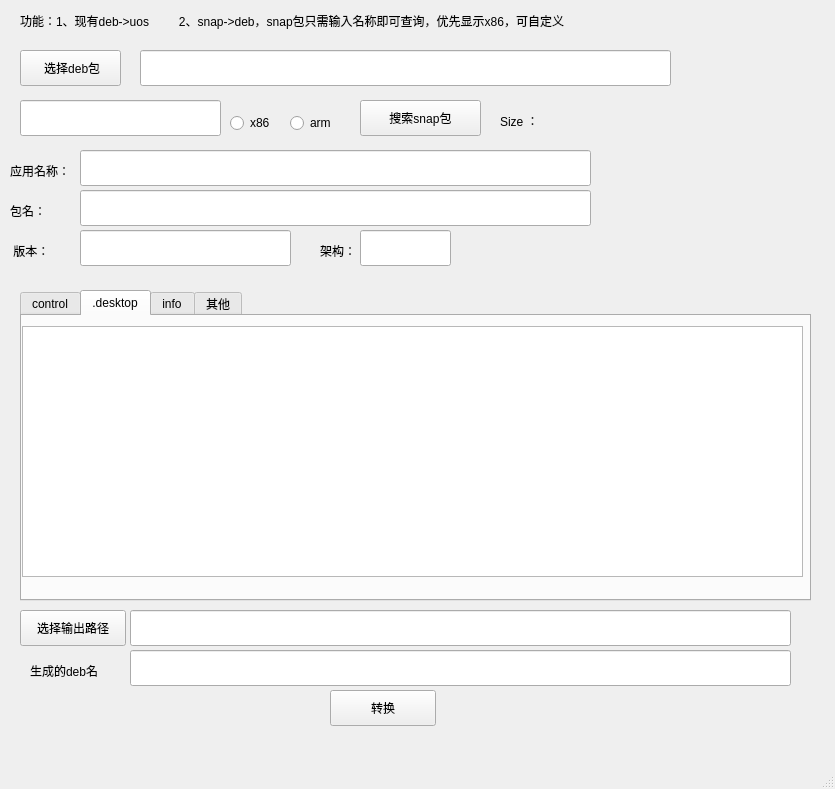
<?xml version="1.0" encoding="UTF-8"?>
<ui version="4.0">
 <class>MainWindow</class>
 <widget class="QMainWindow" name="MainWindow">
  <property name="geometry">
   <rect>
    <x>0</x>
    <y>0</y>
    <width>835</width>
    <height>789</height>
   </rect>
  </property>
  <property name="windowTitle">
   <string>App Creator</string>
  </property>
  <widget class="QWidget" name="centralWidget">
   <widget class="QTabWidget" name="tabWidget">
    <property name="geometry">
     <rect>
      <x>20</x>
      <y>290</y>
      <width>791</width>
      <height>311</height>
     </rect>
    </property>
    <property name="currentIndex">
     <number>1</number>
    </property>
    <widget class="QWidget" name="tab_control">
     <attribute name="title">
      <string>control</string>
     </attribute>
     <widget class="QTextEdit" name="textEdit_control">
      <property name="geometry">
       <rect>
        <x>0</x>
        <y>10</y>
        <width>771</width>
        <height>281</height>
       </rect>
      </property>
     </widget>
    </widget>
    <widget class="QWidget" name="tab_desktop">
     <attribute name="title">
      <string>.desktop</string>
     </attribute>
     <widget class="QTextEdit" name="textEdit_desktop">
      <property name="geometry">
       <rect>
        <x>0</x>
        <y>10</y>
        <width>781</width>
        <height>251</height>
       </rect>
      </property>
     </widget>
    </widget>
    <widget class="QWidget" name="tab_info">
     <attribute name="title">
      <string>info</string>
     </attribute>
     <widget class="QTextEdit" name="textEdit_info">
      <property name="geometry">
       <rect>
        <x>10</x>
        <y>10</y>
        <width>761</width>
        <height>261</height>
       </rect>
      </property>
     </widget>
    </widget>
    <widget class="QWidget" name="tab">
     <attribute name="title">
      <string>其他</string>
     </attribute>
     <widget class="QLabel" name="label_developer">
      <property name="enabled">
       <bool>true</bool>
      </property>
      <property name="geometry">
       <rect>
        <x>20</x>
        <y>160</y>
        <width>401</width>
        <height>22</height>
       </rect>
      </property>
      <property name="text">
       <string/>
      </property>
      <property name="textInteractionFlags">
       <set>Qt::LinksAccessibleByMouse|Qt::TextSelectableByMouse</set>
      </property>
     </widget>
     <widget class="QLabel" name="label_snapdownurl">
      <property name="enabled">
       <bool>true</bool>
      </property>
      <property name="geometry">
       <rect>
        <x>10</x>
        <y>60</y>
        <width>751</width>
        <height>71</height>
       </rect>
      </property>
      <property name="text">
       <string/>
      </property>
      <property name="textInteractionFlags">
       <set>Qt::LinksAccessibleByMouse|Qt::TextSelectableByMouse</set>
      </property>
     </widget>
     <widget class="QLabel" name="label_snappkg">
      <property name="enabled">
       <bool>true</bool>
      </property>
      <property name="geometry">
       <rect>
        <x>20</x>
        <y>10</y>
        <width>401</width>
        <height>22</height>
       </rect>
      </property>
      <property name="text">
       <string/>
      </property>
      <property name="textInteractionFlags">
       <set>Qt::LinksAccessibleByMouse|Qt::TextSelectableByMouse</set>
      </property>
     </widget>
    </widget>
   </widget>
   <widget class="QLineEdit" name="lineEdit_selectdeb">
    <property name="geometry">
     <rect>
      <x>140</x>
      <y>50</y>
      <width>531</width>
      <height>36</height>
     </rect>
    </property>
    <property name="readOnly">
     <bool>true</bool>
    </property>
   </widget>
   <widget class="QPushButton" name="pushButton_selectdeb">
    <property name="geometry">
     <rect>
      <x>20</x>
      <y>50</y>
      <width>101</width>
      <height>36</height>
     </rect>
    </property>
    <property name="text">
     <string> 选择deb包</string>
    </property>
   </widget>
   <widget class="QPushButton" name="pushButton_searchsnap">
    <property name="geometry">
     <rect>
      <x>360</x>
      <y>100</y>
      <width>121</width>
      <height>36</height>
     </rect>
    </property>
    <property name="text">
     <string>搜索snap包</string>
    </property>
   </widget>
   <widget class="QPushButton" name="pushButton_selectoutpath">
    <property name="geometry">
     <rect>
      <x>20</x>
      <y>610</y>
      <width>106</width>
      <height>36</height>
     </rect>
    </property>
    <property name="text">
     <string>选择输出路径</string>
    </property>
   </widget>
   <widget class="QLineEdit" name="lineEdit_outpath">
    <property name="geometry">
     <rect>
      <x>130</x>
      <y>610</y>
      <width>661</width>
      <height>36</height>
     </rect>
    </property>
   </widget>
   <widget class="QPushButton" name="pushButton_convert">
    <property name="geometry">
     <rect>
      <x>330</x>
      <y>690</y>
      <width>106</width>
      <height>36</height>
     </rect>
    </property>
    <property name="text">
     <string>转换</string>
    </property>
   </widget>
   <widget class="QLabel" name="label">
    <property name="geometry">
     <rect>
      <x>20</x>
      <y>10</y>
      <width>661</width>
      <height>22</height>
     </rect>
    </property>
    <property name="text">
     <string>功能：1、现有deb-&gt;uos         2、snap-&gt;deb，snap包只需输入名称即可查询，优先显示x86，可自定义</string>
    </property>
   </widget>
   <widget class="QLabel" name="label_version">
    <property name="geometry">
     <rect>
      <x>10</x>
      <y>240</y>
      <width>63</width>
      <height>22</height>
     </rect>
    </property>
    <property name="text">
     <string> 版本：</string>
    </property>
   </widget>
   <widget class="QLineEdit" name="lineEdit_version">
    <property name="geometry">
     <rect>
      <x>80</x>
      <y>230</y>
      <width>211</width>
      <height>36</height>
     </rect>
    </property>
   </widget>
   <widget class="QRadioButton" name="radioButton_x86">
    <property name="geometry">
     <rect>
      <x>230</x>
      <y>110</y>
      <width>61</width>
      <height>26</height>
     </rect>
    </property>
    <property name="text">
     <string>x86</string>
    </property>
   </widget>
   <widget class="QRadioButton" name="radioButton_arm">
    <property name="geometry">
     <rect>
      <x>290</x>
      <y>110</y>
      <width>61</width>
      <height>26</height>
     </rect>
    </property>
    <property name="text">
     <string>arm</string>
    </property>
   </widget>
   <widget class="QLineEdit" name="lineEdit_pkgname">
    <property name="geometry">
     <rect>
      <x>80</x>
      <y>190</y>
      <width>511</width>
      <height>36</height>
     </rect>
    </property>
   </widget>
   <widget class="QLabel" name="label_pkgname">
    <property name="geometry">
     <rect>
      <x>10</x>
      <y>200</y>
      <width>63</width>
      <height>22</height>
     </rect>
    </property>
    <property name="text">
     <string>包名：</string>
    </property>
   </widget>
   <widget class="QLabel" name="label_appname">
    <property name="geometry">
     <rect>
      <x>10</x>
      <y>160</y>
      <width>63</width>
      <height>22</height>
     </rect>
    </property>
    <property name="text">
     <string>应用名称：</string>
    </property>
   </widget>
   <widget class="QLineEdit" name="lineEdit_appname">
    <property name="geometry">
     <rect>
      <x>80</x>
      <y>150</y>
      <width>511</width>
      <height>36</height>
     </rect>
    </property>
   </widget>
   <widget class="QLineEdit" name="lineEdit_snapname">
    <property name="geometry">
     <rect>
      <x>20</x>
      <y>100</y>
      <width>201</width>
      <height>36</height>
     </rect>
    </property>
   </widget>
   <widget class="QLineEdit" name="lineEdit_debname">
    <property name="geometry">
     <rect>
      <x>130</x>
      <y>650</y>
      <width>661</width>
      <height>36</height>
     </rect>
    </property>
   </widget>
   <widget class="QLabel" name="label_size1">
    <property name="geometry">
     <rect>
      <x>500</x>
      <y>110</y>
      <width>41</width>
      <height>22</height>
     </rect>
    </property>
    <property name="text">
     <string>Size ：</string>
    </property>
   </widget>
   <widget class="QLabel" name="label_size2">
    <property name="geometry">
     <rect>
      <x>550</x>
      <y>110</y>
      <width>121</width>
      <height>22</height>
     </rect>
    </property>
    <property name="text">
     <string/>
    </property>
   </widget>
   <widget class="QLabel" name="label_2">
    <property name="geometry">
     <rect>
      <x>30</x>
      <y>660</y>
      <width>91</width>
      <height>22</height>
     </rect>
    </property>
    <property name="text">
     <string>生成的deb名</string>
    </property>
   </widget>
   <widget class="QLabel" name="label_arch2">
    <property name="geometry">
     <rect>
      <x>320</x>
      <y>240</y>
      <width>63</width>
      <height>22</height>
     </rect>
    </property>
    <property name="text">
     <string>架构：</string>
    </property>
   </widget>
   <widget class="QLineEdit" name="lineEdit_arch">
    <property name="geometry">
     <rect>
      <x>360</x>
      <y>230</y>
      <width>91</width>
      <height>36</height>
     </rect>
    </property>
   </widget>
  </widget>
  <widget class="QStatusBar" name="statusBar"/>
 </widget>
 <layoutdefault spacing="6" margin="11"/>
 <resources/>
 <connections/>
</ui>
